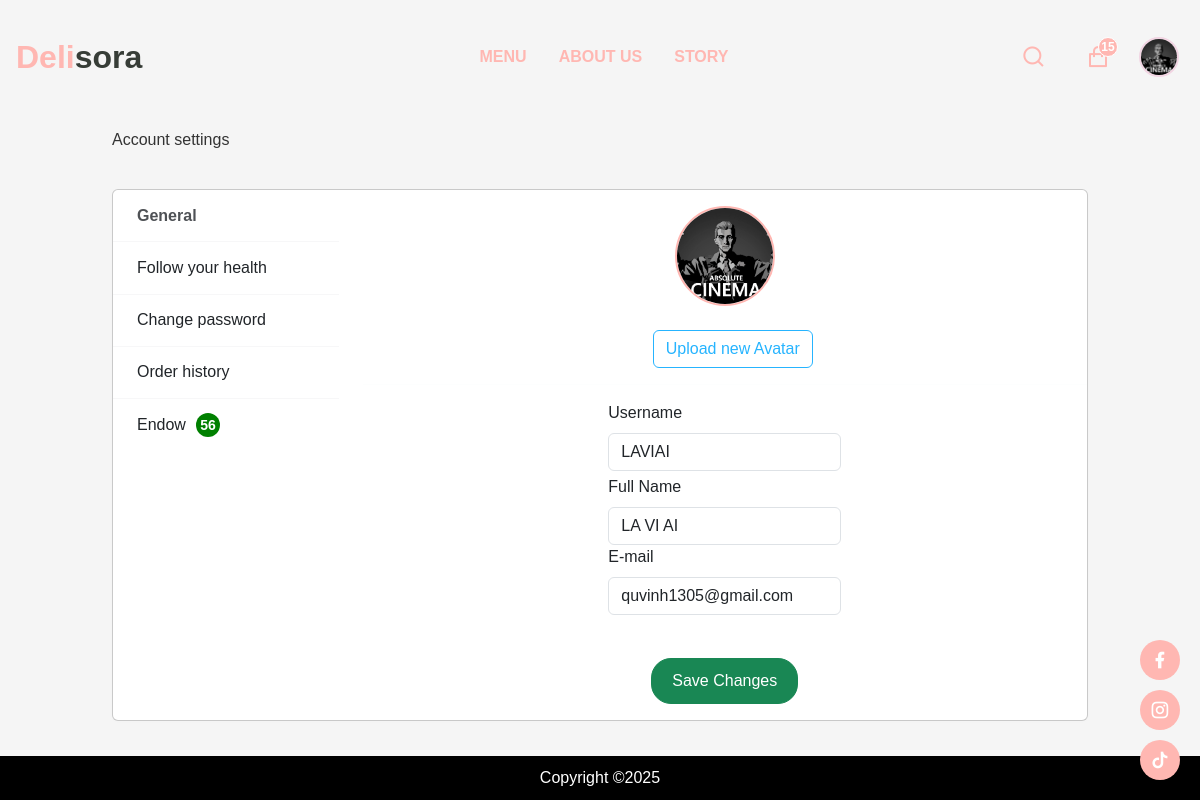
The page /my_account/ (signed in) on the database as committed earlier.
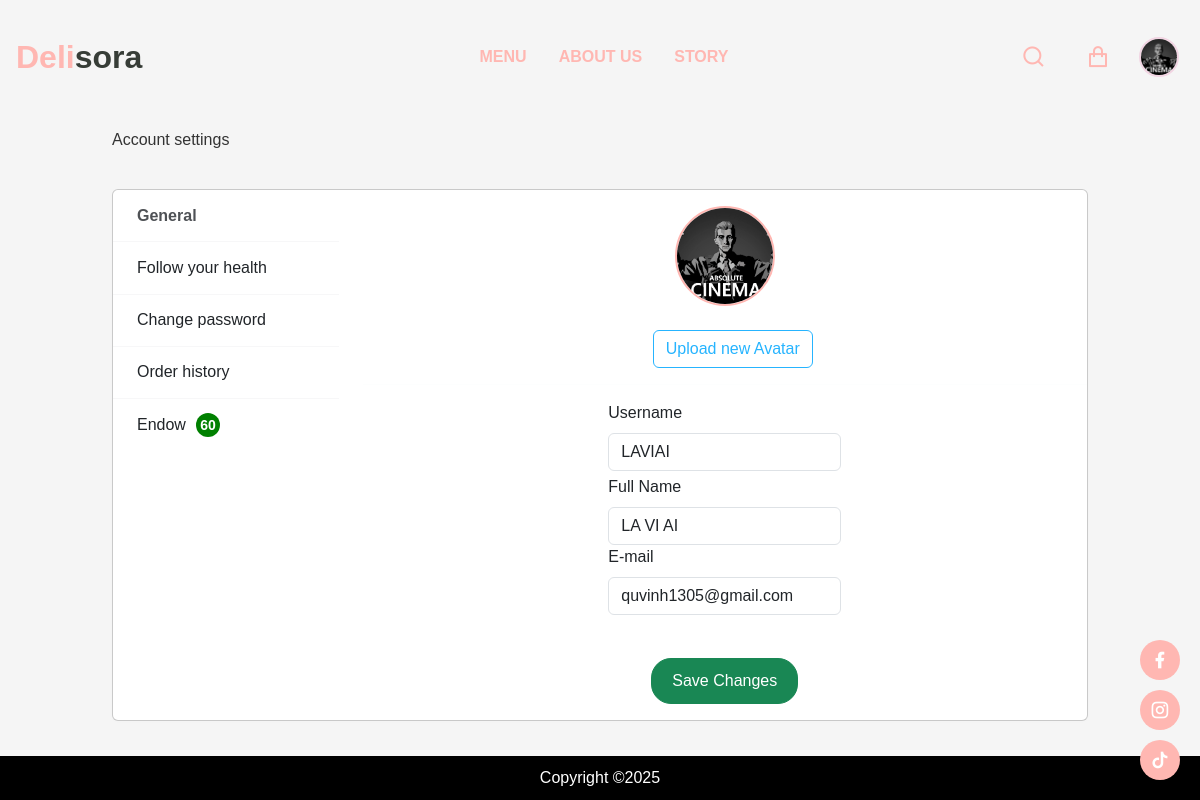
The same page on the database as committed later.
### app/models.py (models this page shows, shortened)
class Customer(models.Model):
    user = models.OneToOneField(User, on_delete=models.CASCADE, null=True, blank=True)
    name = models.CharField(max_length=200, null=True)
    customer_image = models.ImageField(upload_to='Profile/', null=True, blank=True)
    points = models.IntegerField(default=0)
    @property
    def imageURL(self):
        try:
            url = self.customer_image.url
        except:
            url = ''
        return url

### app/views/account.py (the view, shortened to what this page needs)
# urls.py: path("my_account/", my_account, name="my_account"),
def my_account(request):
    customer, created = Customer.objects.get_or_create(user=request.user)
    products = Product.objects.all()
    orders = Order.objects.filter(customer=customer)
    product_categories = Category.objects.prefetch_related("products").all()
    weight_logs = WeightTracking.objects.filter(customer=customer).order_by('-date')
    week_days = ["Monday", "Tuesday", "Wednesday", "Thursday", "Friday", "Saturday", "Sunday"]
    meal_types = ["breakfast", "lunch", "dinner", "snacks"]
    context = {
        "customer": customer,
        'orders': orders,
        "meal_types": meal_types,
        "weight_logs": weight_logs,
        "week_days": week_days,
        "products": products,
        "product_categories": product_categories,
    }
    return render(request, "app/my_account.html", context)

### app/models.py (called while the page is built)
    @property
    def final_price(self):
        if self.sale:
            if self.sale_price and self.sale_price > 0:
                return self.sale_price
            elif self.discount_percentage and self.discount_percentage > 0:
                return Decimal(self.price) * (1 - Decimal(self.discount_percentage) / 100)
        return Decimal(self.price)

    @property
    def get_combo_price(self):
        total_price = sum(item.product.price * item.quantity for item in self.comboitem_set.all())
        discount_amount = (total_price * self.discount_percentage) / 100
        return Decimal(total_price - discount_amount).quantize(Decimal("0.01"), rounding=ROUND_HALF_UP)

    @property
    def get_cart_items(self):
        order_items = self.orderitem_set.all()
        return sum([item.quantity for item in order_items])

    @property
    def get_cart_total(self):
        order_items = self.orderitem_set.all()
        total = sum([Decimal(str(item.get_total)) for item in order_items], Decimal("0.00"))
        if self.used_reward:
            total *= Decimal("0.90")
        total = total.quantize(Decimal("0.01"), rounding=ROUND_HALF_UP)
        return max(total, Decimal("0.00"))

### app/templates/app/my_account.html (shortened to what this page needs)
{% extends "app/base.html" %}
{% load static %}
{% block content %}
    <div class="container light-style flex-grow-1 container-p-y">
        <h4 class="font-weight-bold py-3 mb-4">
            Account settings
        </h4>
        <div class="card overflow-hidden">
            <div class="row no-gutters row-bordered row-border-light">
                <div class="col-md-3 pt-0">
                    <div class="list-group list-group-flush account-settings-links">
                        <a class="list-group-item list-group-item-action active" data-toggle="list"
                            href="#account-general">General</a>
                        <a class="list-group-item list-group-item-action" data-toggle="list"
                            href="#account-notifications">Follow your health</a>
                        <a class="list-group-item list-group-item-action" data-toggle="list"
                            href="#account-change-password">Change password</a>
                        <a class="list-group-item list-group-item-action" data-toggle="list"
                            href="#account-order-history">Order history</a>
                        <a class="list-group-item list-group-item-action d-flex align-items-center" data-toggle="list" href="#account-connections">
                            Endow
                            <span class="points-badge {% if customer.points >= 10 %}green{% else %}red{% endif %}">
                                {{ customer.points }}
                            </span>
                        </a>
                    </div>
                </div>
                <div class="col-md-9">
                    <div class="tab-content">
                        <div class="tab-pane fade active show" id="account-general">
                            <form method="POST" enctype="multipart/form-data">
                                <div class="card-body media align-items-center">
                                    <img src="{% if customer.customer_image %}{{ customer.customer_image.url }}{% else %}https://bootdey.com/img/Content/avatar/avatar1.png{% endif %}"
                                        alt="Profile Image" class="profile-img" id="profile-img">
                                    <br>
                                    <div class="media-body ml-4">
                                        <label class="btn btn-outline-primary">
                                            Upload new Avatar
                                        </label>
                                    </div>
                                </div>
                                <hr class="border-light m-0">
                                <div class="card-body">
                                    <div class="form-group">
                                        <label class="form-label">Username</label>
                                        <input type="text" class="form-control mb-1" name="username" value="{{ user.username }}">
                                    </div>
                                    <div class="form-group">
                                        <label class="form-label">Full Name</label>
                                        <input type="text" class="form-control" name="full_name" value="{{ user.first_name }} {{ user.last_name }}">
                                    </div>
                                    <div class="form-group">
                                        <label class="form-label">E-mail</label>
                                        <input type="email" class="form-control mb-1" name="email" value="{{ user.email }}">
                                    </div>
                                    <br>
                                    <button type="submit" class="btn btn-success redeem-btn" name="update_profile">Save Changes</button>
                                </div>
                            </form>
                        </div>
                            </div>
                        </div>
                    </div>
                </div>
            </div>
{% endblock %}

### app/templates/app/base.html (shortened to what this page needs)
{% load static %}
<!DOCTYPE html>
<html lang="en">
  <head>
    <link href="https://cdn.jsdelivr.net/npm/bootstrap@5.3.3/dist/css/bootstrap.min.css" rel="stylesheet">
    <link href="https://getbootstrap.com/docs/5.3/assets/css/docs.css" rel="stylesheet">
    <link href="https://cdn.jsdelivr.net/npm/remixicon@4.1.0/fonts/remixicon.css" rel="stylesheet" />
      {% block extra_css %}
    <link rel="stylesheet" href="{% static 'app/css/styles.css' %}">
    {% endblock %}
    <script src="https://cdn.tailwindcss.com"></script>
  </head>
  <body class="{% block body_class %}{% endblock %}">
    <div class="main-container">
      <nav>
        <div class="nav__header">
          <div class="nav__logo">
            <a href="{% url 'home' %}">
              <span class="half1">Deli</span><span class="half2">sora</span>
            </a>
          </div>
        </div>
        <ul class="nav__links" id="nav-links">
          <li><a href="{% url 'menu' %}">MENU</a></li>
          <li><a href="{% url 'aboutus' %}">ABOUT US</a></li>
          <li><a href="{% url 'contact' %}">STORY</a></li>
        </ul>
        <div class="nav__btns">
          <button class="btn search-btn" id="openSearch">
              <i class="ri-search-line"></i>
          </button>
          <button class="btn cart-btn" onclick="window.location.href='{% url 'cart' %}'">
              <i class="ri-shopping-bag-line"></i>
              {% if request.user.is_authenticated %}
                  {% if request.cartItems > 0 %}
                      <span class="cart-count">{{ request.cartItems }}</span>
                  {% endif %}
              {% else %}
                  {% if request.session.cartItems > 0 %}
                      <span class="cart-count">{{ request.session.cartItems }}</span>
                  {% endif %}
              {% endif %}
          </button>
          {% if user.is_authenticated %}
          <div class="dropdown">
              <button class="btn p-0 border-0 position-relative" type="button" id="userDropdown" data-bs-toggle="dropdown">
                    <img src="{{ request.user.customer.imageURL|default:'https://bootdey.com/img/Content/avatar/avatar1.png' }}"
                         alt="Avatar" class="rounded-circle" width="40" height="40">
                </button>
            </div>
          {% else %}
          <a href="{% url 'login' %}" class="btn"><i class="ri-user-line"></i></a>
          {% endif %}
        </div>
      </nav>
      <div class="socials">
          <span><a href="https://www.facebook.com/" target="_blank"><i class="ri-facebook-fill"></i></a></span>
          <span><a href="https://www.instagram.com/" target="_blank"><i class="ri-instagram-line"></i></a></span>
          <span><a href="https://www.tiktok.com/" target="_blank"><i class="ri-tiktok-fill"></i></a></span>
      </div>
      <div class="container">
        {% block content %}{% endblock content %}
      </div>
      <footer>
      </footer>
    </div>
  </body>
</html>

Rows that differ between the two databases and show on the page:
changed Customer: points "56" → "60"
Other text that changed with them:
{{ request.cartItems }}: "15" → (not shown)
